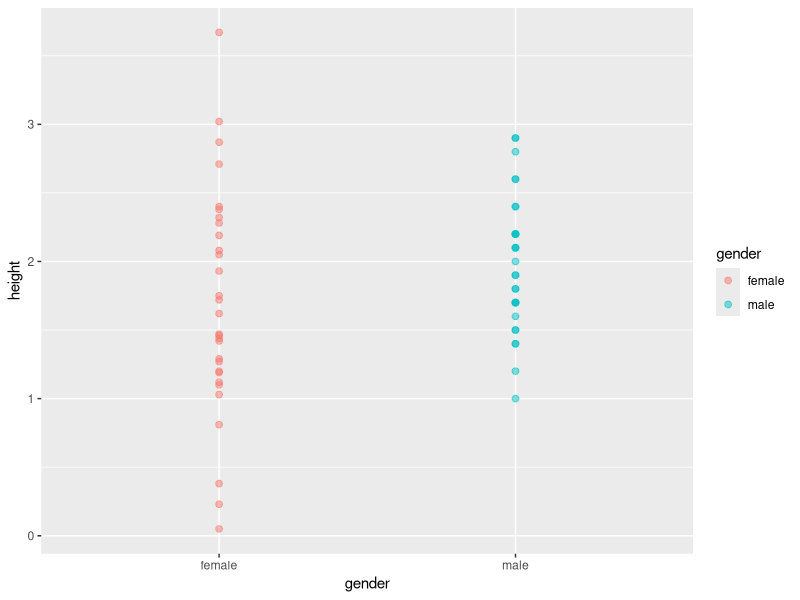

The R script that drew this image:
## ---- chunk 1
library(tidyverse)
library(kableExtra)
set.seed(123)
male <- abs(round(rnorm(30, mean=2, sd=0.5),1))
female <- abs(round(rnorm(30, mean=1.5, sd=1), 2))
df <- data.frame(male, female)
library(knitr)
library(kableExtra)
as.data.frame(t(df)) |> kable(col.names = NULL) |> kable_styling(font_size = 16)


df |> pivot_longer(1:2, names_to = "gender",
                   values_to = "height") |>
  ggplot(aes(x=gender, y=height, col=gender)) + 
  geom_point(size=2, alpha=0.5) 
